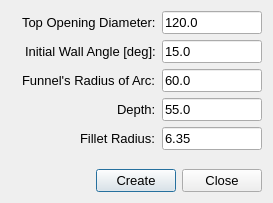
<?xml version="1.0" encoding="UTF-8"?>
<ui version="4.0">
 <class>funnelDialog</class>
 <widget class="QDialog" name="funnelDialog">
  <property name="geometry">
   <rect>
    <x>0</x>
    <y>0</y>
    <width>273</width>
    <height>203</height>
   </rect>
  </property>
  <property name="windowTitle">
   <string>Create Funnel</string>
  </property>
  <layout class="QVBoxLayout" name="verticalLayout">
   <item>
    <layout class="QHBoxLayout" name="horizontalLayout_6">
     <item>
      <spacer name="horizontalSpacer">
       <property name="orientation">
        <enum>Qt::Horizontal</enum>
       </property>
       <property name="sizeHint" stdset="0">
        <size>
         <width>40</width>
         <height>20</height>
        </size>
       </property>
      </spacer>
     </item>
     <item>
      <widget class="QLabel" name="baseDiameterLabel">
       <property name="font">
        <font>
         <pointsize>10</pointsize>
        </font>
       </property>
       <property name="text">
        <string>Top Opening Diameter:</string>
       </property>
      </widget>
     </item>
     <item>
      <widget class="QLineEdit" name="baseDiamLineEdit">
       <property name="sizePolicy">
        <sizepolicy hsizetype="MinimumExpanding" vsizetype="Fixed">
         <horstretch>0</horstretch>
         <verstretch>0</verstretch>
        </sizepolicy>
       </property>
       <property name="minimumSize">
        <size>
         <width>100</width>
         <height>0</height>
        </size>
       </property>
       <property name="maximumSize">
        <size>
         <width>100</width>
         <height>16777215</height>
        </size>
       </property>
       <property name="baseSize">
        <size>
         <width>60</width>
         <height>0</height>
        </size>
       </property>
       <property name="font">
        <font>
         <pointsize>10</pointsize>
        </font>
       </property>
       <property name="text">
        <string>120.0</string>
       </property>
      </widget>
     </item>
    </layout>
   </item>
   <item>
    <layout class="QHBoxLayout" name="horizontalLayout_5">
     <item>
      <spacer name="horizontalSpacer_2">
       <property name="orientation">
        <enum>Qt::Horizontal</enum>
       </property>
       <property name="sizeHint" stdset="0">
        <size>
         <width>40</width>
         <height>20</height>
        </size>
       </property>
      </spacer>
     </item>
     <item>
      <widget class="QLabel" name="wallAngleLabel">
       <property name="font">
        <font>
         <pointsize>10</pointsize>
        </font>
       </property>
       <property name="text">
        <string>Initial Wall Angle [deg]:</string>
       </property>
      </widget>
     </item>
     <item>
      <widget class="QLineEdit" name="initWallAngleLineEdit">
       <property name="sizePolicy">
        <sizepolicy hsizetype="MinimumExpanding" vsizetype="Fixed">
         <horstretch>0</horstretch>
         <verstretch>0</verstretch>
        </sizepolicy>
       </property>
       <property name="minimumSize">
        <size>
         <width>100</width>
         <height>0</height>
        </size>
       </property>
       <property name="maximumSize">
        <size>
         <width>100</width>
         <height>16777215</height>
        </size>
       </property>
       <property name="baseSize">
        <size>
         <width>60</width>
         <height>0</height>
        </size>
       </property>
       <property name="font">
        <font>
         <pointsize>10</pointsize>
        </font>
       </property>
       <property name="text">
        <string>15.0</string>
       </property>
      </widget>
     </item>
    </layout>
   </item>
   <item>
    <layout class="QHBoxLayout" name="horizontalLayout_4">
     <item>
      <spacer name="horizontalSpacer_3">
       <property name="orientation">
        <enum>Qt::Horizontal</enum>
       </property>
       <property name="sizeHint" stdset="0">
        <size>
         <width>40</width>
         <height>20</height>
        </size>
       </property>
      </spacer>
     </item>
     <item>
      <widget class="QLabel" name="funnelRadLabel">
       <property name="font">
        <font>
         <pointsize>10</pointsize>
        </font>
       </property>
       <property name="text">
        <string>Funnel's Radius of Arc:</string>
       </property>
      </widget>
     </item>
     <item>
      <widget class="QLineEdit" name="radOfArcLineEdit">
       <property name="sizePolicy">
        <sizepolicy hsizetype="MinimumExpanding" vsizetype="Fixed">
         <horstretch>0</horstretch>
         <verstretch>0</verstretch>
        </sizepolicy>
       </property>
       <property name="minimumSize">
        <size>
         <width>100</width>
         <height>0</height>
        </size>
       </property>
       <property name="maximumSize">
        <size>
         <width>100</width>
         <height>16777215</height>
        </size>
       </property>
       <property name="baseSize">
        <size>
         <width>60</width>
         <height>0</height>
        </size>
       </property>
       <property name="font">
        <font>
         <pointsize>10</pointsize>
        </font>
       </property>
       <property name="text">
        <string>60.0</string>
       </property>
      </widget>
     </item>
    </layout>
   </item>
   <item>
    <layout class="QHBoxLayout" name="horizontalLayout_3">
     <item>
      <spacer name="horizontalSpacer_4">
       <property name="orientation">
        <enum>Qt::Horizontal</enum>
       </property>
       <property name="sizeHint" stdset="0">
        <size>
         <width>40</width>
         <height>20</height>
        </size>
       </property>
      </spacer>
     </item>
     <item>
      <widget class="QLabel" name="depthLabel">
       <property name="font">
        <font>
         <pointsize>10</pointsize>
        </font>
       </property>
       <property name="text">
        <string>Depth:</string>
       </property>
      </widget>
     </item>
     <item>
      <widget class="QLineEdit" name="depthLineEdit">
       <property name="sizePolicy">
        <sizepolicy hsizetype="MinimumExpanding" vsizetype="Fixed">
         <horstretch>0</horstretch>
         <verstretch>0</verstretch>
        </sizepolicy>
       </property>
       <property name="minimumSize">
        <size>
         <width>100</width>
         <height>0</height>
        </size>
       </property>
       <property name="maximumSize">
        <size>
         <width>100</width>
         <height>16777215</height>
        </size>
       </property>
       <property name="baseSize">
        <size>
         <width>60</width>
         <height>0</height>
        </size>
       </property>
       <property name="font">
        <font>
         <pointsize>10</pointsize>
        </font>
       </property>
       <property name="text">
        <string>55.0</string>
       </property>
      </widget>
     </item>
    </layout>
   </item>
   <item>
    <layout class="QHBoxLayout" name="horizontalLayout_2">
     <item>
      <spacer name="horizontalSpacer_5">
       <property name="orientation">
        <enum>Qt::Horizontal</enum>
       </property>
       <property name="sizeHint" stdset="0">
        <size>
         <width>40</width>
         <height>20</height>
        </size>
       </property>
      </spacer>
     </item>
     <item>
      <widget class="QLabel" name="filletRadiusLabel">
       <property name="font">
        <font>
         <pointsize>10</pointsize>
        </font>
       </property>
       <property name="text">
        <string>Fillet Radius:</string>
       </property>
      </widget>
     </item>
     <item>
      <widget class="QLineEdit" name="filletRadLineEdit">
       <property name="sizePolicy">
        <sizepolicy hsizetype="MinimumExpanding" vsizetype="Fixed">
         <horstretch>0</horstretch>
         <verstretch>0</verstretch>
        </sizepolicy>
       </property>
       <property name="minimumSize">
        <size>
         <width>100</width>
         <height>0</height>
        </size>
       </property>
       <property name="maximumSize">
        <size>
         <width>100</width>
         <height>16777215</height>
        </size>
       </property>
       <property name="baseSize">
        <size>
         <width>60</width>
         <height>0</height>
        </size>
       </property>
       <property name="font">
        <font>
         <pointsize>10</pointsize>
        </font>
       </property>
       <property name="text">
        <string>6.35</string>
       </property>
      </widget>
     </item>
    </layout>
   </item>
   <item>
    <spacer name="verticalSpacer">
     <property name="orientation">
      <enum>Qt::Vertical</enum>
     </property>
     <property name="sizeHint" stdset="0">
      <size>
       <width>20</width>
       <height>0</height>
      </size>
     </property>
    </spacer>
   </item>
   <item>
    <layout class="QHBoxLayout" name="horizontalLayout">
     <item>
      <spacer name="horizontalSpacer_6">
       <property name="orientation">
        <enum>Qt::Horizontal</enum>
       </property>
       <property name="sizeHint" stdset="0">
        <size>
         <width>40</width>
         <height>20</height>
        </size>
       </property>
      </spacer>
     </item>
     <item>
      <widget class="QPushButton" name="createFunnelPushButton">
       <property name="font">
        <font>
         <pointsize>10</pointsize>
        </font>
       </property>
       <property name="text">
        <string>Create</string>
       </property>
      </widget>
     </item>
     <item>
      <widget class="QPushButton" name="closePushButton">
       <property name="font">
        <font>
         <pointsize>10</pointsize>
        </font>
       </property>
       <property name="text">
        <string>Close</string>
       </property>
      </widget>
     </item>
    </layout>
   </item>
  </layout>
 </widget>
 <resources/>
 <connections>
  <connection>
   <sender>closePushButton</sender>
   <signal>clicked()</signal>
   <receiver>funnelDialog</receiver>
   <slot>reject()</slot>
   <hints>
    <hint type="sourcelabel">
     <x>225</x>
     <y>180</y>
    </hint>
    <hint type="destinationlabel">
     <x>136</x>
     <y>101</y>
    </hint>
   </hints>
  </connection>
 </connections>
</ui>
